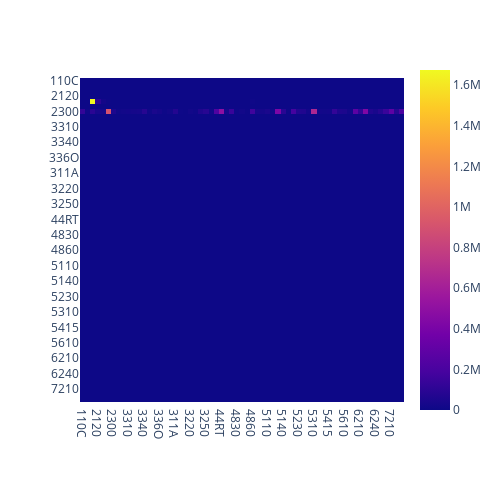

Notebook code for this chart:
### Code cell
# sum over years and display
nonres_struct_agg = pd.DataFrame(nonres_struct.sum(axis = 0))
nonres_struct_agg.columns = sectors
nonres_struct_agg.index = sectors
px.imshow(nonres_struct_agg, width=500, height=500)

### Figure 1 — Plotly figure (JSON) as saved in the notebook; plotly's stock layout.template omitted (floating-point values rounded to 4 significant figures; data arrays with more than 128 entries replaced by an {"elided": "..."} marker saying what was removed)
{"data": [{"coloraxis": "coloraxis", "hovertemplate": "x: %{x}<br>y: %{y}<br>color: %{z}<extra></extra>", "name": "0", "type": "heatmap", "x": ["110C", "113F", "2110", "2120", "2130", "2200", "2300", "3210", "3270", "3310", "3320", "3330", "3340", "3350", "336M", "336O", "3370", "338A", "311A", "313T", "315A", "3220", "3230", "3240", "3250", "3260", "4200", "44RT", "4810", "4820", "4830", "4840", "4850", "4860", "487S", "4930", "5110", "5120", "5130", "5140", "5210", "5220", "5230", "5240", "5250", "5310", "5320", "5411", "5415", "5412", "5500", "5610", "5620", "6100", "6210", "622H", "6230", "6240", "711A", "7130", "7210", "7220", "8100"], "xaxis": "x", "y": ["110C", "113F", "2110", "2120", "2130", "2200", "2300", "3210", "3270", "3310", "3320", "3330", "3340", "3350", "336M", "336O", "3370", "338A", "311A", "313T", "315A", "3220", "3230", "3240", "3250", "3260", "4200", "44RT", "4810", "4820", "4830", "4840", "4850", "4860", "487S", "4930", "5110", "5120", "5130", "5140", "5210", "5220", "5230", "5240", "5250", "5310", "5320", "5411", "5415", "5412", "5500", "5610", "5620", "6100", "6210", "622H", "6230", "6240", "711A", "7130", "7210", "7220", "8100"], "yaxis": "y", "z": {"elided": "63x63 int values"}}], "layout": {"coloraxis": {"colorscale": [[0, "#0d0887"], [0.1111, "#46039f"], [0.2222, "#7201a8"], [0.3333, "#9c179e"], [0.4444, "#bd3786"], [0.5556, "#d8576b"], [0.6667, "#ed7953"], [0.7778, "#fb9f3a"], [0.8889, "#fdca26"], [1, "#f0f921"]]}, "height": 500, "margin": {"t": 60}, "width": 500, "xaxis": {"anchor": "y", "constrain": "domain", "domain": [0, 1], "scaleanchor": "y"}, "yaxis": {"anchor": "x", "autorange": "reversed", "constrain": "domain", "domain": [0, 1]}}}
